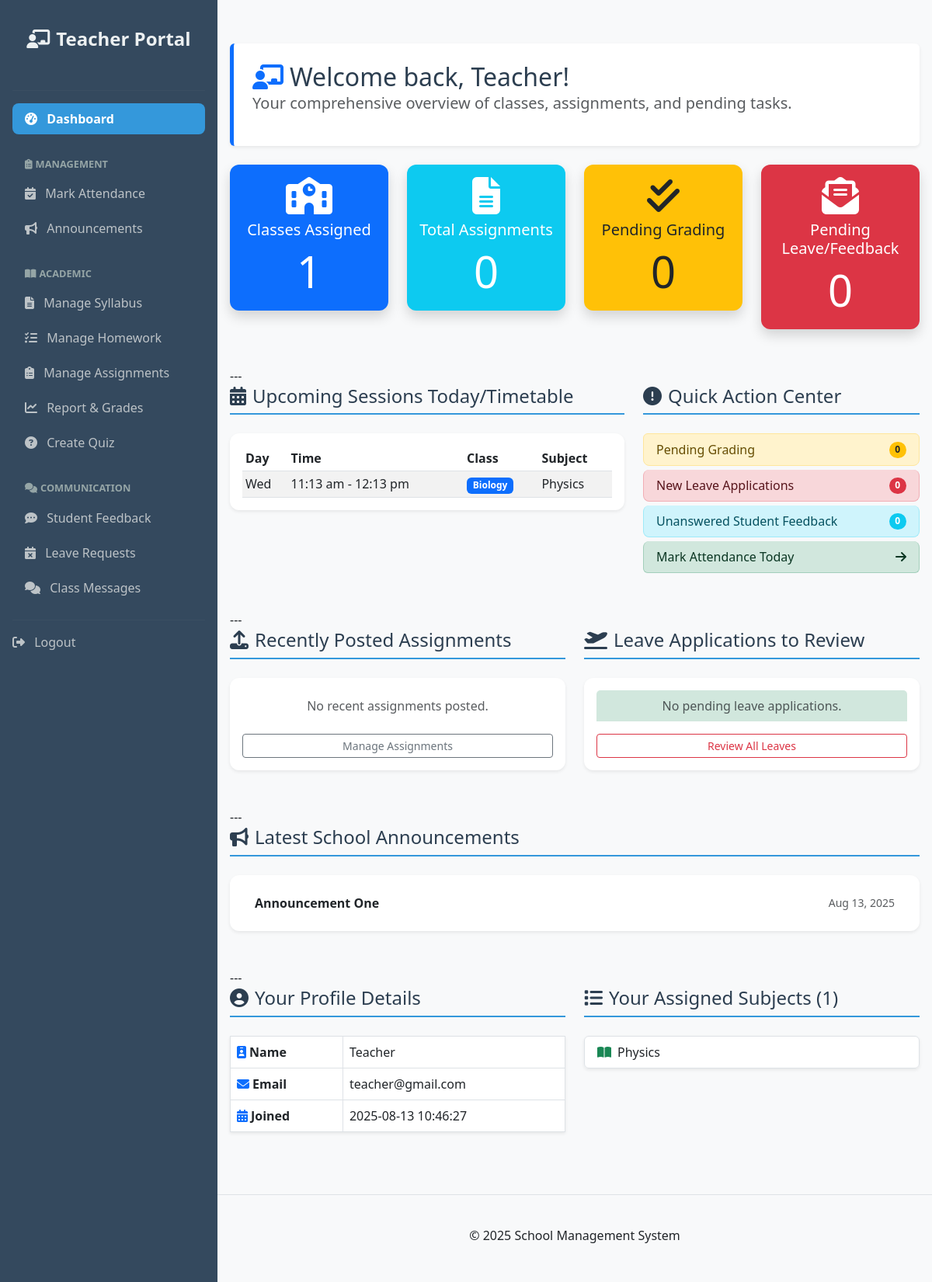
Before: /teacher/teacher_dashboard.php (signed in) with the older database file.
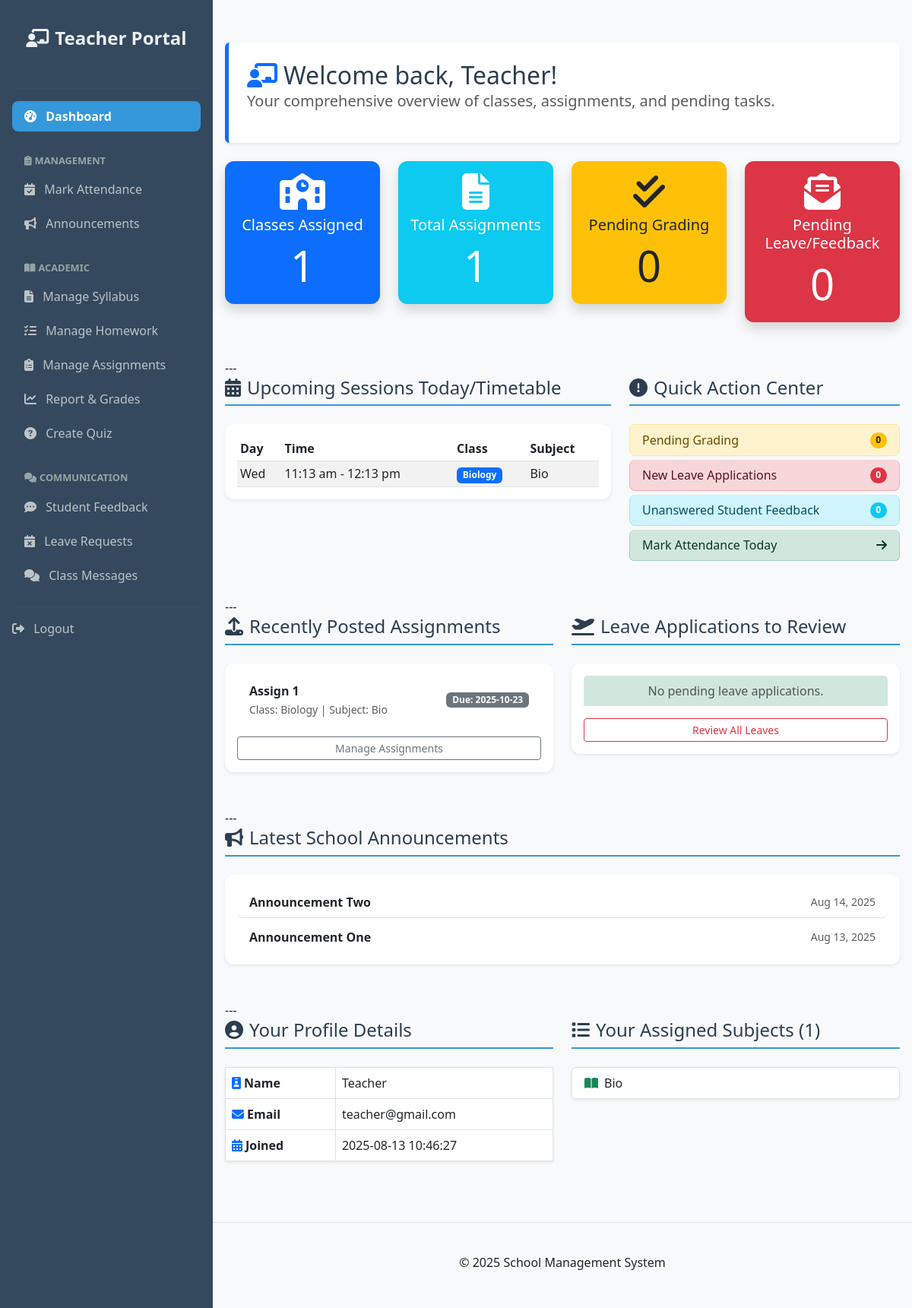
After: the same page with the newer database file.
### tables this page shows
CREATE TABLE `timetables` (
  `timetable_id` int(11) NOT NULL,
  `class_id` int(11) NOT NULL,
  `subject_id` int(11) NOT NULL,
  `teacher_id` int(11) NOT NULL,
  `day_of_week` enum('Mon','Tue','Wed','Thu','Fri','Sat') NOT NULL,
  `start_time` time NOT NULL,
  `end_time` time NOT NULL,
  `created_at` datetime DEFAULT current_timestamp()
);

CREATE TABLE `classes` (
  `class_id` int(11) NOT NULL,
  `class_name` varchar(50) NOT NULL,
  `section` varchar(10) NOT NULL,
  `created_at` datetime DEFAULT current_timestamp()
);

CREATE TABLE `subjects` (
  `subject_id` int(11) NOT NULL,
  `subject_name` varchar(100) NOT NULL,
  `class_id` int(11) NOT NULL,
  `created_at` datetime DEFAULT current_timestamp()
);

CREATE TABLE `announcements` (
  `announcement_id` int(11) NOT NULL,
  `title` varchar(255) NOT NULL,
  `description` text NOT NULL,
  `created_at` datetime DEFAULT current_timestamp()
);

CREATE TABLE `assignments` (
  `assignment_id` int(11) NOT NULL,
  `class_id` int(11) NOT NULL,
  `subject_id` int(11) NOT NULL,
  `teacher_id` int(11) NOT NULL,
  `title` varchar(255) NOT NULL,
  `description` text DEFAULT NULL,
  `due_date` date NOT NULL,
  `file_path` varchar(255) DEFAULT NULL,
  `created_by` int(11) NOT NULL,
  `created_at` timestamp NOT NULL DEFAULT current_timestamp()
);

### teacher/teacher_dashboard.php (the view, shortened to what the changed rows need)
<?php
include('../config.php');
$teacher_id = $_SESSION["user_id"];
$sql = "SELECT first_name, email, created_at FROM users WHERE user_id = ?";
$stmt = $conn->prepare($sql);
$stmt->bind_param("i", $teacher_id);
$stmt->execute();
$stmt->bind_result($name, $email, $created_at);
$sqlSubjects = "SELECT s.subject_id, s.subject_name
                 FROM subjects s
                 JOIN timetables t ON s.subject_id = t.subject_id
                 WHERE t.teacher_id = ?
                 GROUP BY s.subject_id, s.subject_name
                 ORDER BY s.subject_name";
$stmt = $conn->prepare($sqlSubjects);
$stmt->bind_param("i", $teacher_id);
$stmt->execute();
$resultSubjects = $stmt->get_result();
$subjects = $resultSubjects->fetch_all(MYSQLI_ASSOC);
$sqlTimetable = "SELECT day_of_week, start_time, end_time, c.class_name, s.subject_name
                 FROM timetables t
                 JOIN classes c ON t.class_id = c.class_id
                 JOIN subjects s ON t.subject_id = s.subject_id
                 WHERE t.teacher_id = ?
                 ORDER BY FIELD(day_of_week, 'Mon','Tue','Wed','Thu','Fri','Sat'), start_time";
$stmt = $conn->prepare($sqlTimetable);
$stmt->bind_param("i", $teacher_id);
$stmt->execute();
$resultTimetable = $stmt->get_result();
$timetable = $resultTimetable->fetch_all(MYSQLI_ASSOC);
$sqlTotalAssignments = "SELECT COUNT(*) AS total_assignments FROM assignments WHERE teacher_id = ?";
$stmt = $conn->prepare($sqlTotalAssignments);
$stmt->bind_param("i", $teacher_id);
$stmt->execute();
$result = $stmt->get_result()->fetch_assoc();
$totalAssignments = $result['total_assignments'];
$sqlLatestAssignments = "SELECT a.title, a.due_date, c.class_name, s.subject_name
                         FROM assignments a
                         JOIN classes c ON a.class_id = c.class_id
                         JOIN subjects s ON a.subject_id = s.subject_id
                         WHERE a.teacher_id = ?
                         ORDER BY a.created_at DESC
                         LIMIT 5";
$stmt = $conn->prepare($sqlLatestAssignments);
$stmt->bind_param("i", $teacher_id);
$stmt->execute();
$resultLatestAssignments = $stmt->get_result();
$latestAssignments = $resultLatestAssignments->fetch_all(MYSQLI_ASSOC);
$sqlLatestAnnouncements = "SELECT title, created_at FROM announcements ORDER BY created_at DESC LIMIT 3";
$resultLatestAnnouncements = $conn->query($sqlLatestAnnouncements);
$latestAnnouncements = $resultLatestAnnouncements->fetch_all(MYSQLI_ASSOC);
?>
<!DOCTYPE html>
<html lang="en">
<head>
    <link href="https://cdn.jsdelivr.net/npm/bootstrap@5.3.0/dist/css/bootstrap.min.css" rel="stylesheet" />
    <link href="https://cdnjs.cloudflare.com/ajax/libs/font-awesome/6.6.0/css/all.min.css" rel="stylesheet" />
</head>
<body>
<div class="container my-4">
    <div class="p-4 mb-4 bg-white rounded shadow-sm border-start border-5 border-primary">
        <h2 class="mb-0 border-0 p-0"><i class="fas fa-chalkboard-teacher me-2 text-primary"></i>Welcome back, <?= htmlspecialchars($name) ?>!</h2>
    </div>
    <div class="row g-4 mb-5">
        <div class="col-lg-3 col-md-6">
            <div class="card stat-card text-center bg-info text-white shadow">
                <div class="card-body">
                    <i class="fas fa-file-alt fa-3x mb-2"></i>
                    <h5 class="card-title">Total Assignments</h5>
                    <p class="display-4 m-0"><?= $totalAssignments ?></p>
                </div>
            </div>
        </div>
    </div>
    <div class="row g-4 mb-5">
        <div class="col-lg-7">
            <div class="card shadow-sm p-3">
                <table class="table table-sm table-striped mb-0">
                    <thead>
                        <tr>
                            <th>Day</th>
                            <th>Time</th>
                            <th>Class</th>
                            <th>Subject</th>
                        </tr>
                    </thead>
                    <tbody>
                        <?php foreach (array_slice($timetable, 0, 8) as $row):  ?>
                            <tr>
                                <td><?= htmlspecialchars($row['day_of_week']) ?></td>
                                <td><?= htmlspecialchars(date("g:i a", strtotime($row['start_time']))) ?> - <?= htmlspecialchars(date("g:i a", strtotime($row['end_time']))) ?></td>
                                <td><span class="badge bg-primary"><?= htmlspecialchars($row['class_name']) ?></span></td>
                                <td><?= htmlspecialchars($row['subject_name']) ?></td>
                            </tr>
                        <?php endforeach; ?>
                    </tbody>
                </table>
            </div>
        </div>
    </div>
    <div class="row g-4 mb-5">
        <div class="col-md-6">
            <div class="card shadow-sm p-3">
                <ul class="list-group list-group-flush">
                    <?php foreach ($latestAssignments as $assignment): ?>
                        <li class="list-group-item d-flex justify-content-between align-items-center">
                            <div>
                                <strong><?= htmlspecialchars($assignment['title']) ?></strong>
                                <br><small class="text-muted">Class: <?= htmlspecialchars($assignment['class_name']) ?> | Subject: <?= htmlspecialchars($assignment['subject_name']) ?></small>
                            </div>
                            <span class="badge bg-secondary">Due: <?= htmlspecialchars($assignment['due_date']) ?></span>
                        </li>
                    <?php endforeach; ?>
                    <?php if (empty($latestAssignments)): ?>
                        <li class="list-group-item text-muted text-center">No recent assignments posted.</li>
                    <?php endif; ?>
                </ul>
            </div>
        </div>
    </div>
    <div class="row g-4 mb-5">
        <div class="col-12">
            <div class="card shadow-sm p-3">
                <ul class="list-group list-group-flush">
                    <?php foreach ($latestAnnouncements as $announcement): ?>
                        <li class="list-group-item d-flex justify-content-between align-items-center">
                            <strong><?= htmlspecialchars($announcement['title']) ?></strong>
                            <small class="text-muted"><?= htmlspecialchars(date('M d, Y', strtotime($announcement['created_at']))) ?></small>
                        </li>
                    <?php endforeach; ?>
                </ul>
            </div>
        </div>
    </div>
    <div class="row">
        <div class="col-lg-6">
            <table class="table table-bordered bg-white shadow-sm">
                <tbody>
                    <tr><th><i class="fas fa-id-badge me-1 text-primary"></i>Name</th><td><?= htmlspecialchars($name) ?></td></tr>
                    <tr><th><i class="fas fa-envelope me-1 text-primary"></i>Email</th><td><?= htmlspecialchars($email) ?></td></tr>
                    <tr><th><i class="fas fa-calendar-alt me-1 text-primary"></i>Joined</th><td><?= htmlspecialchars($created_at) ?></td></tr>
                </tbody>
            </table>
        </div>
        <div class="col-lg-6">
            <ul class="list-group bg-white shadow-sm">
                <?php foreach ($subjects as $subject): ?>
                    <li class="list-group-item"><i class="fas fa-book-open me-2 text-success"></i><?= htmlspecialchars($subject['subject_name']) ?></li>
                <?php endforeach; ?>
            </ul>
        </div>
    </div>
</div>
</body>
</html>

Changed rows visible on the page:
changed through a linked row, timetables "Wed": subject.subject_name "Physics" → "Bio"
added assignments: title "Assign 1", class.class_name "Biology", subject.subject_name "Bio", due_date "2025-10-23"
added announcements: title "Announcement Two", created_at "Aug 14, 2025"
changed subjects: subject_name "Physics" → "Bio"
Other visible differences:
$totalAssignments: "0" → "1"
text no longer shown: "No recent assignments posted."
